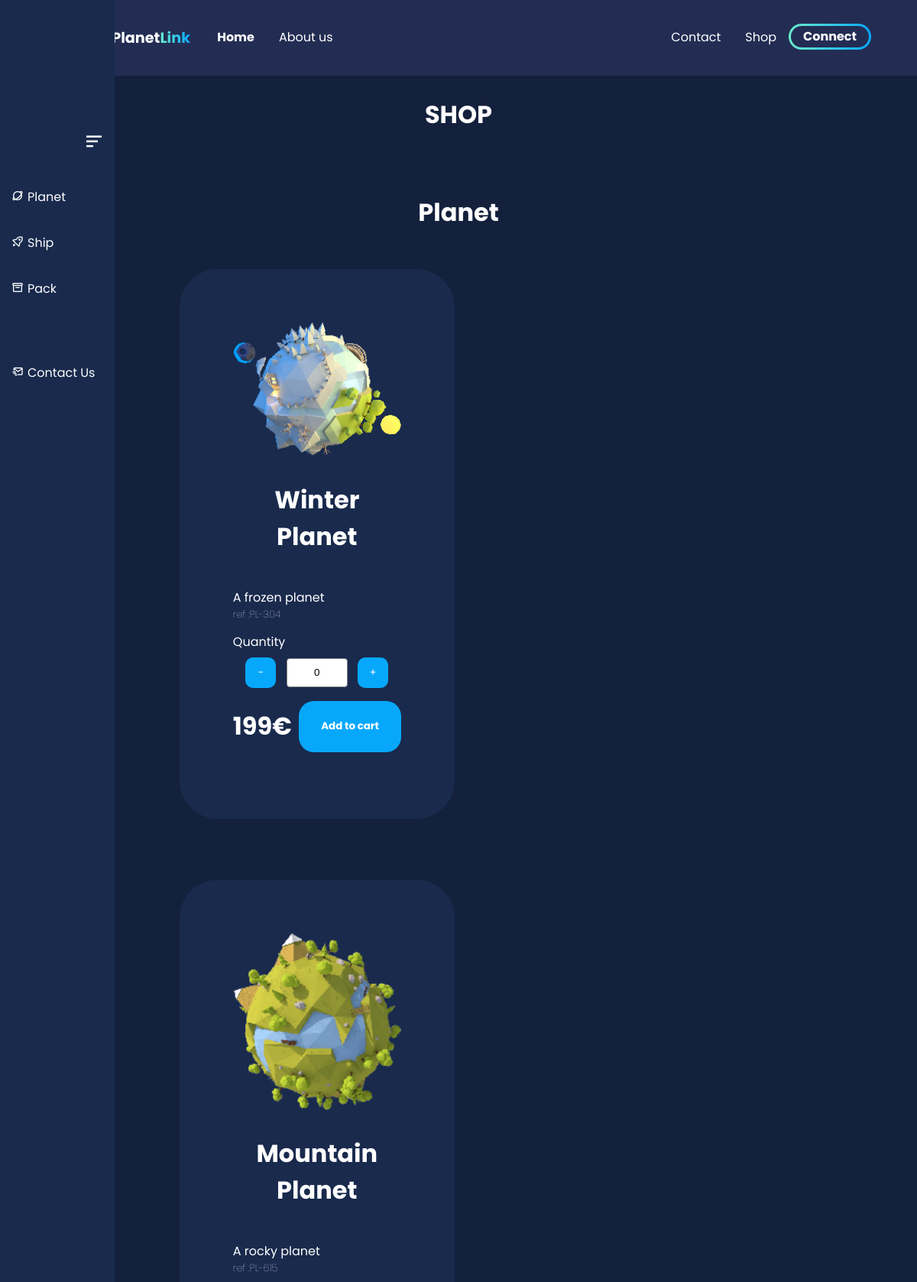
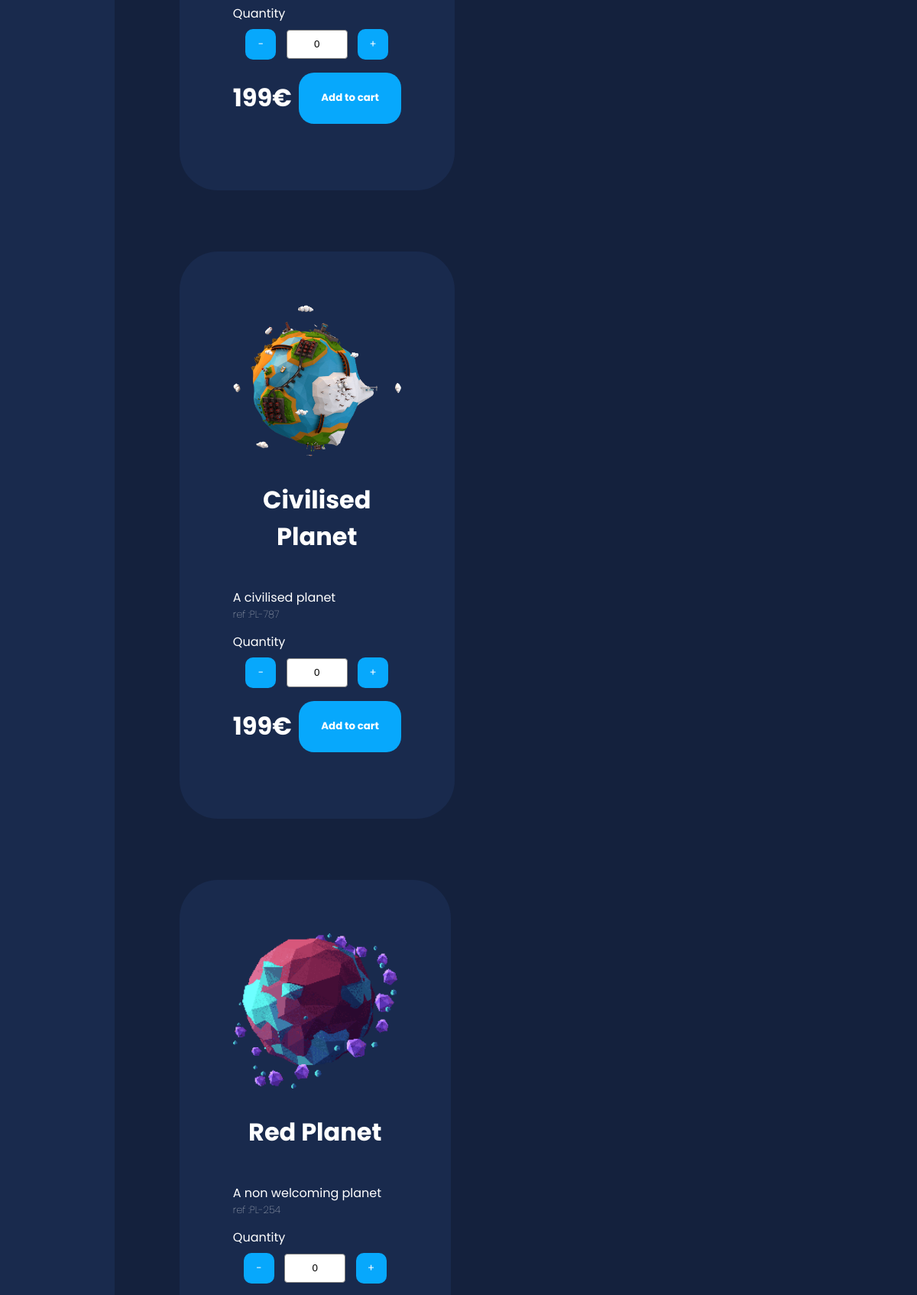
Page /shop.php?cat=Planet (upper part) on the committed database (2 pictures, top to bottom).
### tables this page shows
CREATE TABLE `logotype` (`type` TEXT NOT NULL, `logo` TEXT NOT NULL);

CREATE TABLE `product` ( `image` TEXT NOT NULL , `name` TEXT NOT NULL , `description` TEXT NOT NULL , `number` TEXT NOT NULL , `stock` INT NOT NULL , `price` INT NOT NULL , `id` INT NULL , `type` TEXT NOT NULL );

### shop.php (the view, shortened to what this page needs)
<!DOCTYPE html>
<html lang="en">
<head>
    <link rel="stylesheet" href="./style/style.css">
    <link rel="stylesheet" href="./style/shop.css">
    <link rel="stylesheet" href="./style/lightbox.css">
</head>
<body>
    <?php
        include ("./phpLinkedPages/sidebar.php");
    ?>
   <div class="main">
   <section class="sales-section" id="sales-id">
       <h1 class="SHOP">SHOP</h1>
       <h2 class="shop-section-title"><?php echo $_GET["cat"] ?></h2>
       <div class="planet-container">
        <?php
        function getProducts($type){
            global $db;
            $sql = "SELECT * FROM product WHERE type='".$type."'";
            $check = $db->prepare($sql, array(PDO::ATTR_CURSOR, PDO::CURSOR_SCROLL));
            $check ->execute();
            $bigarray = array();
            while ($row = $check->fetch(PDO::FETCH_NUM, PDO::FETCH_ORI_NEXT)){
                $array = array();
                $save = "";
                for ($i = 0; $i<count($row); $i++){
                    array_push($array, $row[$i]);
                    if ($i == 1){
                        $save = $row[$i];
                    }
                }
                $bigarray[$save] = $array;
            }
            return $bigarray;
        };
        $bigarray = getProducts($_GET["cat"]);
        foreach($bigarray as $product => $info){
            product($info);
        }
         ?>
           <?php
           function product($product){
            echo'
            <div class="product">
            <form action="cart_back.php?val='.$_GET["cat"].'" method="post" >
            <input type="hidden" name="hidden_name" value="'.$product[1].'">
            <input type="hidden" name="hidden_price" value="'.$product[5].'">
            <input type="hidden" name="hidden_stock" value="'.$product[4].'">
                <div class = "product-img">
                    <img src="./images/'.$product[0].'" class="product-img">
                </div>
               <div class="product-header">
                   <h2 class="product-name">'.$product[1].'</h2>
                   <p class="product-detail">'.$product[2].'</p>
                   <h3 class="product-ref">ref :'.$product[3].'</h3>
                ';
               echo'
               </div>
               <div class="product-body">
                <label for="qty">Quantity</label>
                <div class="counter-containner">
                    <button class="decrement" type="button">-</button>
                    <input type="text" name="qty" id="1" value="0" class="input-qty">
                    <button class="increment" type="button">+</button>
                </div>
                <div class="product-info">
                    <h2 class="product-price">'.$product[5].'€</h2>
                    <button class="product-cta" type="sumbit" name="add_cart">Add to cart</button>
                </div>
            </div>
            </form>
           </div>';
           };?>
   </section>
    </div>
</body>
</html>

### phpLinkedPages/sidebar.php (shortened to what this page needs)
<head>
    <link rel="stylesheet" href="./style/sidebar.css">
    <link href='https://unpkg.com/boxicons@2.1.2/css/boxicons.min.css' rel='stylesheet'>
</head>
<body>
    <div class="navbar">
        <div class="container">
            <div class="logoC">
                <a class="logo" href="index.php">Planet<span>Link</span></a>
            </div>
            <nav>
                <ul class="primary-nav">
                    <li class="current"><a href="index.php">Home</a></li>
                    <li><a href="aboutus.php">About us</a></li>
                </ul>
                <ul class="secondary-nav">
                    <li><a href="contact.php" id="test">Contact</a></li>
                    <li><a href="shop.php?cat=Planet">Shop</a></li>
                    <li class="connect-cta"><div><?php include('./controllers/header_controller.php'); ?></div></li>
            </ul>
            </nav>
        </div>
    </div>
    <div class="sidebar">
        <label class="sidebar-label" for="sidebar-burger"><i class='bx bx-menu-alt-left' id='sidebar-btn'></i></label>
        <?php include('./phpLinkedPages/shop-nav.php') ?>
        <div class="bot">
            <a href="contact.php"><i class='bx bx-mail-send' ></i><span>Contact Us</span></a>
        </div>
    </div>
</body>

### controllers/header_controller.php
<?php
    if(isset($_SESSION['user'])){
        if(isset($_SESSION['cart']) ){
            $total = 0;
            foreach($_SESSION['cart'] as $key => $values){
                $total = $total + $values['qty'];
            }
            $account = '<a href="cart.php" class="login-cta"><i class="bx bx-shopping-bag" ></i> Cart '.$total.'</a>';
        }
    }else
        $account = '<a href="connect.php">Connect</a>';
    echo $account;
?>

### phpLinkedPages/shop-nav.php (shortened to what this page needs)
<div class="top">
    <ul>
        <?php
        include 'bdd/bdd.php';
        function getLogo(){
            global $db;
            $bigarray = array();
            $sql = "SELECT * FROM LogoType";
            $check = $db->prepare($sql, array(PDO::ATTR_CURSOR, PDO::CURSOR_SCROLL));
            $check->execute();
            while ($row = $check->fetch(PDO::FETCH_NUM, PDO::FETCH_ORI_NEXT)){
                $bigarray[$row[0]] =  "<I class='".$row[1]."'></i></box-icon>";
            }
            return $bigarray;
        }
        $productLogo = getLogo();
        foreach ($productLogo as $cat => $logo){
            echo '<a href= "shop.php?cat='.$cat.'">'.$logo.'<span>'.$cat.'</span></a>';
            } ?>
    </ul>
 </div>

### style/style.css (style rules this page uses)
:root { --primary-color : linear-gradient(90deg, rgba(106,237,205,1) 0%, rgba(7,168,252,1) 100%); }
html { scroll-behavior: smooth; }
body { background: #14213D; color: white; margin: 0; font-family: 'Poppins'; }
a { color: white; text-decoration: none; }
ul { list-style-type: none; margin: 0; padding: 0; }
section { padding: 5em 2em; }
.input-qty { width: 6em; text-align: center; margin: 0px 1em 0px 1em; }
h2 { font-size: 2em; }
label { display: block; font: 1.2em; margin-bottom: .5em; }
input, textarea { width: 100%; padding: .8em; border-radius: .3em; border: 1px solid gray; box-sizing: border-box; }
nav { width: 66%; right: 0; top: 0; background: #20272E; height: 100vh; padding: 1em; }
nav ul.primary-nav { margin-top: 5em; }
nav ul.primary-nav a { color:white; }
nav ul.secondary-nav a { color:white; }
nav a { color: white; text-decoration: none; display: block; padding: .5em; font-size: 1.3em; text-align: right; }
@media only screen and (min-width: 768px) { .navbar nav { display: flex; justify-content: space-between; background: none; position: unset; height: auto; width: 100%; padding: 0; } }
@media only screen and (min-width: 768px) { .navbar ul { display: flex; } }
@media only screen and (min-width: 768px) { .navbar a { color: white; text-decoration: none; font-size: 1em; padding: .1em 1em; } }
@media only screen and (min-width: 768px) { .navbar ul.primary-nav { margin: 0; } }
@media only screen and (min-width: 768px) { li.current a { font-weight: bold; } }
@media only screen and (min-width: 768px) { .navbar li.connect-cta div { background: var(--primary-color); margin-top: -.2em; border-radius: 5em; padding:3px; } }
@media only screen and (min-width: 768px) { .navbar li.connect-cta a { background: #232D53; font-weight: bold; border-radius: 5em; } }
@media only screen and (min-width: 1080px) { .container { width: 1080px; margin: 0 auto; } }
@media only screen and (min-width: 1080px) { section { padding: 10em 4em; } }

### style/shop.css (style rules this page uses)
.sales-section { background: #14213d; color: white; padding-top: 0; font-size: 1em; }
.sales-section { display: flex; flex-direction: column; }
.planet-container { display: flex; flex-wrap: wrap; justify-content: space-between; padding: 0px 15% 0px 15%; }
.product { background: #192a4d; padding: 70px; border-radius: 50px; max-width: 220px; margin:0px 10px 80px 10px; max-height: 1000px; }
.product-img img { max-width: 220px; width: 100%; justify-content: center; }
.product-ref, .stock, .stock-title { font-weight: lighter; font-size: small; margin-top: 0px; height: 100%; }
.product-detail { margin-bottom: 0px; }
.product-name { text-align: center; }
.product-body { position: relative; bottom: 0; }
.product-header { display: flex; flex-direction: column; }
.product-cta, #stock-btn { background-color: rgba(7,168,252,1); cursor: pointer; border-radius: 20px; width: 10em; height: 5em; border: none; color: white; font-weight: bold; font-family: 'Poppins'; }
.product-info { display: flex; justify-content: space-between; align-items: center; }
.counter-containner { display: flex; align-items: center; justify-content: center; }
.counter-containner button { background-color: rgba(7,168,252,1); border: none; color: white; font-family: 'Poppins'; border-radius: 10px; height: 40px; width: 40px; cursor: pointer; }
.SHOP { text-align: center; font-size: 2em; margin-bottom: 0; }
.shop-section-title { text-align: center; margin-top: 80px; margin-bottom: 50px; }

### rows in the picture
product: image (picture), name "Winter Planet", description "A frozen planet", number "PL-304", price "199"
product: image (picture), name "Mountain Planet", description "A rocky planet", number "PL-615", price "199"
product: image (picture), name "Civilised Planet", description "A civilised planet", number "PL-787", price "199"
product: image (picture), name "Red Planet", description "A non welcoming planet", number "PL-254"

### other values in the picture
$cat "Planet"
$cat "Ship"
$cat "Pack"
$_GET["cat"] "Planet"
